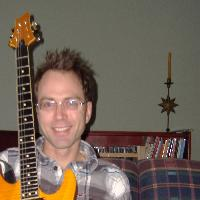
#> input picture folder_test/mis_imágenes/más_imáge nes/Suzanne.jpg, 200 x 200 px
$ python resize_image.py '../folder_test/mis_imágenes/más_imáge nes/Suzanne.jpg'   (Python 2 division)   (older library calls are emulated)
#> lines starting #> are read from the running program, lines starting #| are printed output that depends on the picture
#! /usr/bin/env python


# resize an image using the PIL image library
#
# free from: http://www.pythonware.com/products/pil/index.htm
#
# tested with Python24 vegaseat 11oct2005
#

#
import Image
import sys, os
from PIL import Image as PIL_Image


#
# adjust width and height to your needs
#
NEW_WIDTH = 500

#
NEW_WIDTH = float(NEW_WIDTH)
sys.argv.pop(0) # remove first
for imageFile in sys.argv:
    try:
        im = PIL_Image.open(imageFile)
#> im is the input picture: PIL image 200x200 RGB; mean R, G, B 112.6, 98.9, 86.8
    except IOError:
        print "failed to identify", file
    else:
        print "image format:", im.format
#| image format: JPEG
        print "image mode:", im.mode
#| image mode: RGB
        print "image size:", im.size
#| image size: (200, 200)
        if im.info.has_key("description"):
            print "image description:", im.info["description"]

    im1 = Image.open(imageFile)
    # use one of these filter options to resize the image
    #
    # im2 = im1.resize((width, height), Image.NEAREST) # use nearest neighbour
    #
    # im3 = im1.resize((width, height), Image.BILINEAR) # linear interpolation in a 2x2 environment
    #
    orig_width = im.size[0]
#> orig_width = 200
    orig_height = im.size[1]
#> orig_height = 200
    scale = NEW_WIDTH / orig_width
#> scale = 2.5
    new_height = scale * orig_height
#> new_height = 500
    new_size = (NEW_WIDTH, new_height)
#> new_size = (500, 500)
    print("Resizing " + imageFile)
    print("size: " + str(new_height) + " x " + str(NEW_WIDTH))
#| size: 500.0 x 500.0
    im4 = im1.resize(new_size, Image.BICUBIC) # cubic spline interpolation in a 4x4 environment
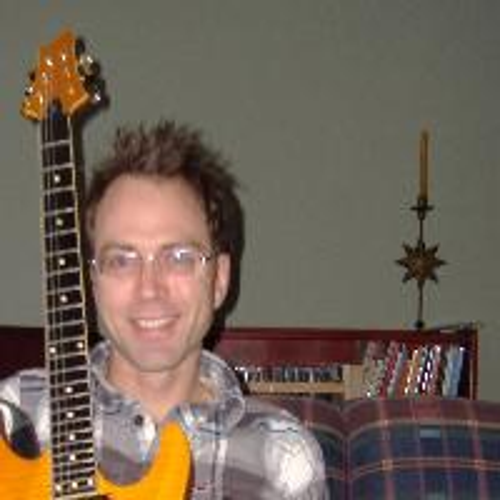
#> im4: PIL image 500x500 RGB; mean R, G, B 112.6, 98.9, 86.9
    #
    # im5 = im1.resize((width, height), Image.ANTIALIAS) # best down-sizing filter
    #
    im4.save(imageFile)

#~
#~ #
#~ ext = ".jpg"
#~ #
#~ im2.save("NEAREST" + ext)
#~ #
#~ im3.save("BILINEAR" + ext)
#~ #
#~ im4.save("BICUBIC" + ext)
#~ #
#~ im5.save("ANTIALIAS" + ext)
